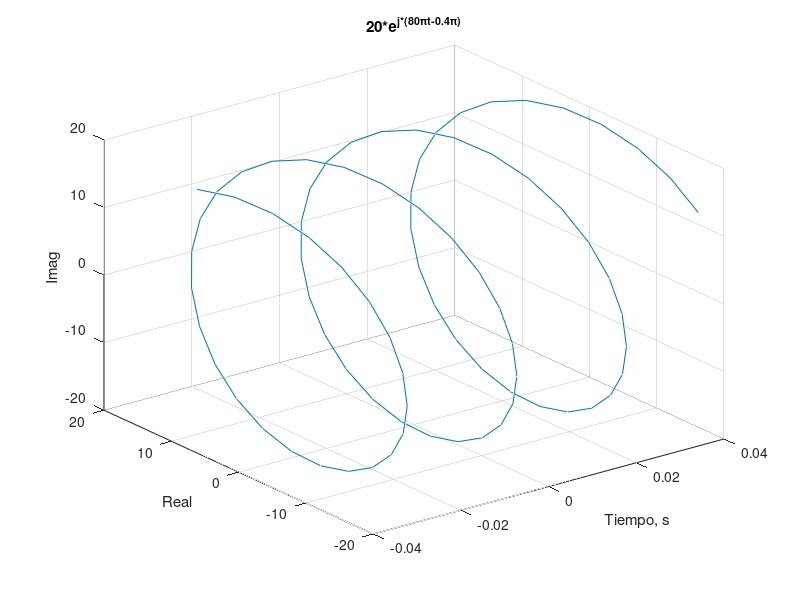
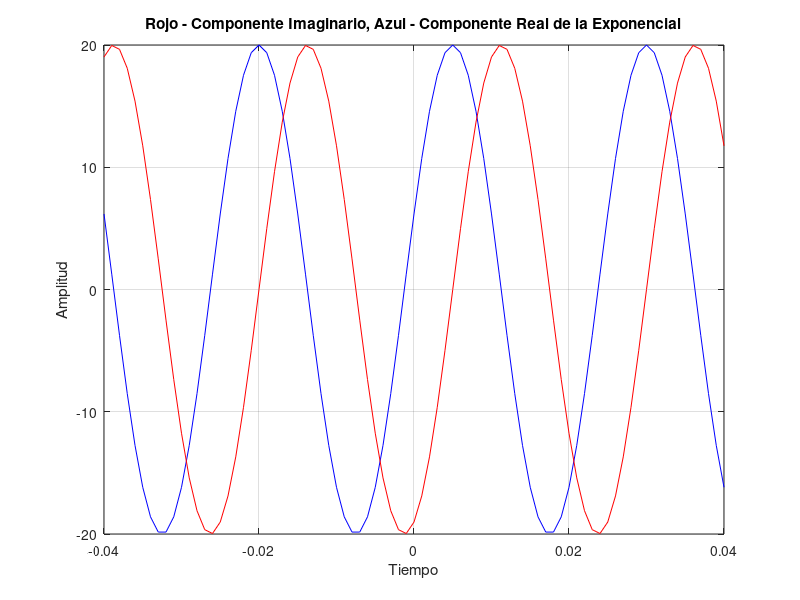

Write the MATLAB code that produced these figures, in order.
t = -0.04:0.001:0.04;
x = 20*exp(j*(80*pi*t-0.4*pi));

% 3D plot of real and imaginary parts
plot3(t, real(x), imag(x));
grid on;

title('20*e^{j*(80\pit-0.4\pi)}');
xlabel('Tiempo, s');
ylabel('Real');
zlabel('Imag');

% 2D plot of real and imaginary parts separately
figure;
plot(t, real(x), 'b');
hold on;
plot(t, imag(x), 'r');
grid on;

title('Rojo - Componente Imaginario, Azul - Componente Real de la Exponencial');
xlabel('Tiempo');
ylabel('Amplitud');

